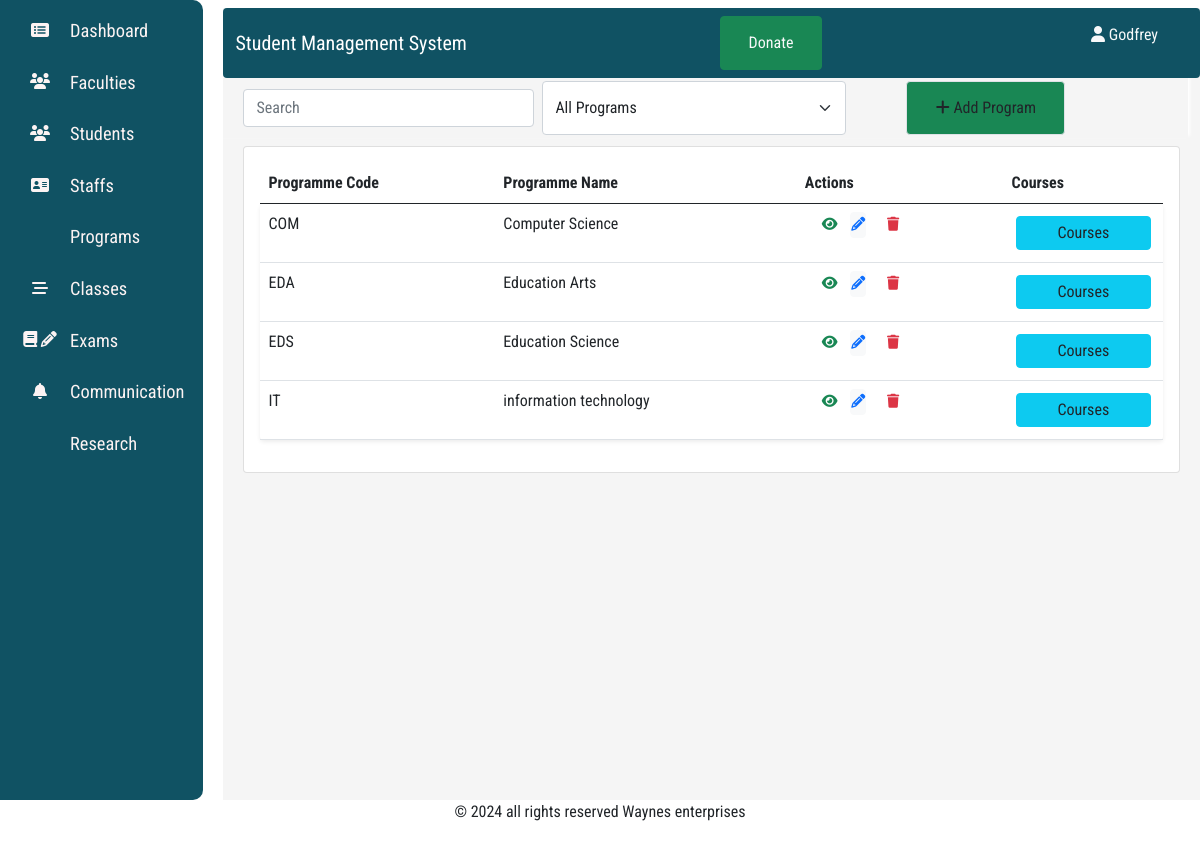
Screenshot of /programs/ with the database file from the repository.
### Students/models.py (models this page shows, shortened)
class Program(models.Model):
    prog_code=models.CharField(max_length=10,unique=True,primary_key=True)
    prog_name=models.CharField(max_length=50)
    faculty=models.ForeignKey(to="staffs.Faculty", on_delete=models.SET_NULL, max_length=30,null=True,blank=True)
    class Meta:
        ordering=['prog_name']

### Students/views.py (the view)
# urls.py: path("programs/",views.programs,name="programs"),
def programs(request):
    programs=Program.objects.all()
    return render(request, "students/program.html",{
        "programs":programs,
    })

### Students/templates/students/program.html (shortened to what this page needs)
{% extends "students/base.html" %}
{% block body %}
 <div class="container-fluid">
   <div class="row">
    <div class="row align-items-center" style="height: 60px; box-shadow:  2px -2px 3px white">
      <div class="flex-2 col-8 col  me-4">
        <form action="" class="form">
          <div class="d-flex">
            <input type="text" id="search" name="search" placeholder="Search" class="form-control m-2">
            <select name="" class="form-select" id="course-query">
                <option class="form-option" value="All">All Programs</option>
            </select>
        </div>
        </form>
      </div>
      <div class="rounded btn btn-success border col-2 md-col-3 ms-4 com-sm-4 "><a href="{% url 'addprogram' %}" class="nav-link text-center text-dark">
        <i class="fa fa-add"></i>
       Add Program</a></div>
      </div>
  </div>
    <div class="card m-2">
        <div class="card-body">
          {% if programs %}
          <table class="table table-responsive">
            <thead>
              <th>Programme Code</th>
              <th>Programme Name</th>
              <th>Actions</th>
              <th>Courses</th>
            </thead>
            <tbody class="shadow shadow-sm rounded">
              {% for program in programs %}
              <tr>
                <td>{{ program.prog_code}}</td>
                <td>{{ program.prog_name}}</td>
                <td class="">
                  <a href="" class="btn text-success p-0 ms-3">
                    <i class="fa fa-eye fa-sm"></i>
                  </a>
                  <button class="btn btn-light text-success p-0 mx-2"> <a href="" class=""><i class="fa fa-sm fa-pencil"></i></a>  </button>
                  <a href="" class="btn text-danger ms-2 p-0">
                    <i class="fa fa-trash fa-sm"></i>
                  </a>
                </td>
                  <td><a href="{% url 'view_courses' program.pk %}" class="nav-link text-dark btn btn-info  p-1 m-1">Courses</a></td>
              </tr>
              {% endfor %}
            </tbody>
          </table>
          {% else %}
          <div class="alert alert-success" role="alert">
              <p class="alert-text">No Programmes available</p>
          </div>
          {% endif %}
        </div>
    </div>
   </div>
 </div>
</div>
{% endblock %}

### Students/static/styles.css (style rules this page uses)
:root { --bg:rgb(16, 82, 99); --size:250px; }
body { font-family: 'Roboto Condensed', sans-serif; }

### rows the page displays
Program: prog_code "COM", prog_name "Computer Science"
Program: prog_code "EDA", prog_name "Education Arts"
Program: prog_code "EDS", prog_name "Education Science"
Program: prog_code "IT", prog_name "information technology"
